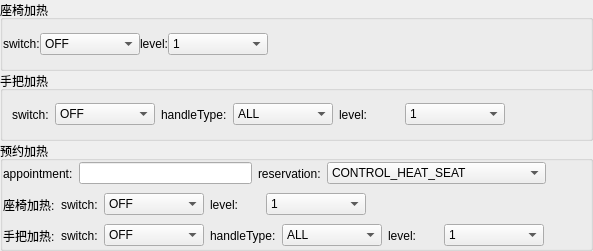
<?xml version="1.0" encoding="UTF-8"?>
<ui version="4.0">
 <class>SeatHeatForm</class>
 <widget class="QWidget" name="SeatHeatForm">
  <property name="geometry">
   <rect>
    <x>0</x>
    <y>0</y>
    <width>593</width>
    <height>251</height>
   </rect>
  </property>
  <property name="minimumSize">
   <size>
    <width>0</width>
    <height>0</height>
   </size>
  </property>
  <property name="maximumSize">
   <size>
    <width>593</width>
    <height>16777215</height>
   </size>
  </property>
  <property name="windowTitle">
   <string>Form</string>
  </property>
  <layout class="QVBoxLayout" name="verticalLayout_3">
   <property name="spacing">
    <number>0</number>
   </property>
   <property name="leftMargin">
    <number>0</number>
   </property>
   <property name="topMargin">
    <number>0</number>
   </property>
   <property name="rightMargin">
    <number>0</number>
   </property>
   <property name="bottomMargin">
    <number>0</number>
   </property>
   <item>
    <widget class="QGroupBox" name="groupBox_seatHeat">
     <property name="minimumSize">
      <size>
       <width>0</width>
       <height>0</height>
      </size>
     </property>
     <property name="title">
      <string>座椅加热</string>
     </property>
     <layout class="QVBoxLayout" name="verticalLayout_2">
      <property name="spacing">
       <number>0</number>
      </property>
      <property name="leftMargin">
       <number>0</number>
      </property>
      <property name="topMargin">
       <number>0</number>
      </property>
      <property name="rightMargin">
       <number>0</number>
      </property>
      <property name="bottomMargin">
       <number>0</number>
      </property>
      <item>
       <widget class="QWidget" name="widget_4" native="true">
        <property name="minimumSize">
         <size>
          <width>0</width>
          <height>0</height>
         </size>
        </property>
        <layout class="QHBoxLayout" name="horizontalLayout_6">
         <property name="spacing">
          <number>0</number>
         </property>
         <property name="leftMargin">
          <number>0</number>
         </property>
         <property name="topMargin">
          <number>0</number>
         </property>
         <property name="rightMargin">
          <number>0</number>
         </property>
         <property name="bottomMargin">
          <number>0</number>
         </property>
         <item>
          <widget class="QLabel" name="label">
           <property name="text">
            <string>switch:</string>
           </property>
          </widget>
         </item>
         <item>
          <widget class="QComboBox" name="comboBox_seat_h_switch">
           <property name="minimumSize">
            <size>
             <width>100</width>
             <height>0</height>
            </size>
           </property>
           <item>
            <property name="text">
             <string>OFF</string>
            </property>
           </item>
           <item>
            <property name="text">
             <string>ON</string>
            </property>
           </item>
          </widget>
         </item>
         <item>
          <widget class="QLabel" name="label_2">
           <property name="text">
            <string>level:</string>
           </property>
          </widget>
         </item>
         <item>
          <widget class="QComboBox" name="comboBox_seat_h_level">
           <property name="minimumSize">
            <size>
             <width>100</width>
             <height>0</height>
            </size>
           </property>
           <item>
            <property name="text">
             <string>1</string>
            </property>
           </item>
           <item>
            <property name="text">
             <string>2</string>
            </property>
           </item>
           <item>
            <property name="text">
             <string>3</string>
            </property>
           </item>
          </widget>
         </item>
         <item>
          <spacer name="horizontalSpacer">
           <property name="orientation">
            <enum>Qt::Horizontal</enum>
           </property>
           <property name="sizeHint" stdset="0">
            <size>
             <width>549</width>
             <height>20</height>
            </size>
           </property>
          </spacer>
         </item>
        </layout>
       </widget>
      </item>
     </layout>
    </widget>
   </item>
   <item>
    <widget class="QGroupBox" name="groupBox_HandleHeat">
     <property name="minimumSize">
      <size>
       <width>0</width>
       <height>0</height>
      </size>
     </property>
     <property name="title">
      <string>手把加热</string>
     </property>
     <layout class="QHBoxLayout" name="horizontalLayout_8">
      <property name="leftMargin">
       <number>0</number>
      </property>
      <property name="topMargin">
       <number>0</number>
      </property>
      <property name="rightMargin">
       <number>0</number>
      </property>
      <property name="bottomMargin">
       <number>0</number>
      </property>
      <item>
       <widget class="QWidget" name="widget_handle" native="true">
        <property name="minimumSize">
         <size>
          <width>0</width>
          <height>0</height>
         </size>
        </property>
        <layout class="QHBoxLayout" name="horizontalLayout_2">
         <item>
          <widget class="QLabel" name="label_3">
           <property name="text">
            <string>switch:</string>
           </property>
          </widget>
         </item>
         <item>
          <widget class="QComboBox" name="comboBox_handle_switch">
           <property name="minimumSize">
            <size>
             <width>100</width>
             <height>0</height>
            </size>
           </property>
           <item>
            <property name="text">
             <string>OFF</string>
            </property>
           </item>
           <item>
            <property name="text">
             <string>ON</string>
            </property>
           </item>
          </widget>
         </item>
         <item>
          <widget class="QLabel" name="label_4">
           <property name="text">
            <string>handleType:</string>
           </property>
          </widget>
         </item>
         <item>
          <widget class="QComboBox" name="comboBox_handle_type">
           <property name="minimumSize">
            <size>
             <width>100</width>
             <height>0</height>
            </size>
           </property>
           <item>
            <property name="text">
             <string>ALL</string>
            </property>
           </item>
           <item>
            <property name="text">
             <string>LEFT</string>
            </property>
           </item>
           <item>
            <property name="text">
             <string>RIGHT</string>
            </property>
           </item>
          </widget>
         </item>
         <item>
          <widget class="QLabel" name="label_5">
           <property name="minimumSize">
            <size>
             <width>60</width>
             <height>0</height>
            </size>
           </property>
           <property name="text">
            <string>level:</string>
           </property>
          </widget>
         </item>
         <item>
          <widget class="QComboBox" name="comboBox_handle_level">
           <property name="minimumSize">
            <size>
             <width>100</width>
             <height>0</height>
            </size>
           </property>
           <item>
            <property name="text">
             <string>1</string>
            </property>
           </item>
           <item>
            <property name="text">
             <string>2</string>
            </property>
           </item>
           <item>
            <property name="text">
             <string>3</string>
            </property>
           </item>
          </widget>
         </item>
         <item>
          <spacer name="horizontalSpacer_2">
           <property name="orientation">
            <enum>Qt::Horizontal</enum>
           </property>
           <property name="sizeHint" stdset="0">
            <size>
             <width>288</width>
             <height>20</height>
            </size>
           </property>
          </spacer>
         </item>
        </layout>
       </widget>
      </item>
     </layout>
    </widget>
   </item>
   <item>
    <widget class="QGroupBox" name="groupBox_HeatReserve">
     <property name="minimumSize">
      <size>
       <width>0</width>
       <height>0</height>
      </size>
     </property>
     <property name="title">
      <string>预约加热</string>
     </property>
     <layout class="QHBoxLayout" name="horizontalLayout">
      <property name="spacing">
       <number>0</number>
      </property>
      <property name="leftMargin">
       <number>0</number>
      </property>
      <property name="topMargin">
       <number>0</number>
      </property>
      <property name="rightMargin">
       <number>0</number>
      </property>
      <property name="bottomMargin">
       <number>0</number>
      </property>
      <item>
       <widget class="QWidget" name="widget_6" native="true">
        <property name="minimumSize">
         <size>
          <width>0</width>
          <height>0</height>
         </size>
        </property>
        <layout class="QVBoxLayout" name="verticalLayout">
         <property name="spacing">
          <number>6</number>
         </property>
         <property name="leftMargin">
          <number>0</number>
         </property>
         <property name="topMargin">
          <number>0</number>
         </property>
         <property name="rightMargin">
          <number>0</number>
         </property>
         <property name="bottomMargin">
          <number>0</number>
         </property>
         <item>
          <widget class="QWidget" name="widget_3" native="true">
           <property name="minimumSize">
            <size>
             <width>0</width>
             <height>25</height>
            </size>
           </property>
           <layout class="QHBoxLayout" name="horizontalLayout_3">
            <property name="spacing">
             <number>6</number>
            </property>
            <property name="leftMargin">
             <number>0</number>
            </property>
            <property name="topMargin">
             <number>0</number>
            </property>
            <property name="rightMargin">
             <number>0</number>
            </property>
            <property name="bottomMargin">
             <number>0</number>
            </property>
            <item>
             <widget class="QLabel" name="label_6">
              <property name="text">
               <string>appointment:</string>
              </property>
             </widget>
            </item>
            <item>
             <widget class="QLineEdit" name="lineEdit_reserve_appoint"/>
            </item>
            <item>
             <widget class="QLabel" name="label_7">
              <property name="text">
               <string>reservation:</string>
              </property>
             </widget>
            </item>
            <item>
             <widget class="QComboBox" name="comboBox_reservation_cmd">
              <item>
               <property name="text">
                <string>CONTROL_HEAT_SEAT</string>
               </property>
              </item>
              <item>
               <property name="text">
                <string>CONTROL_HEAT_HANDLERBAR</string>
               </property>
              </item>
             </widget>
            </item>
           </layout>
          </widget>
         </item>
         <item>
          <widget class="QWidget" name="widget_seatReserve" native="true">
           <property name="minimumSize">
            <size>
             <width>0</width>
             <height>25</height>
            </size>
           </property>
           <layout class="QHBoxLayout" name="horizontalLayout_4">
            <property name="spacing">
             <number>6</number>
            </property>
            <property name="leftMargin">
             <number>0</number>
            </property>
            <property name="topMargin">
             <number>0</number>
            </property>
            <property name="rightMargin">
             <number>0</number>
            </property>
            <property name="bottomMargin">
             <number>0</number>
            </property>
            <item>
             <widget class="QLabel" name="label_14">
              <property name="text">
               <string>座椅加热:</string>
              </property>
             </widget>
            </item>
            <item>
             <widget class="QLabel" name="label_8">
              <property name="text">
               <string>switch:</string>
              </property>
             </widget>
            </item>
            <item>
             <widget class="QComboBox" name="comboBox_reserve_seat_heat_switch">
              <property name="minimumSize">
               <size>
                <width>100</width>
                <height>0</height>
               </size>
              </property>
              <item>
               <property name="text">
                <string>OFF</string>
               </property>
              </item>
              <item>
               <property name="text">
                <string>ON</string>
               </property>
              </item>
             </widget>
            </item>
            <item>
             <widget class="QLabel" name="label_9">
              <property name="minimumSize">
               <size>
                <width>50</width>
                <height>0</height>
               </size>
              </property>
              <property name="text">
               <string>level:</string>
              </property>
             </widget>
            </item>
            <item>
             <widget class="QComboBox" name="comboBox_reserve_seart_level">
              <property name="minimumSize">
               <size>
                <width>100</width>
                <height>0</height>
               </size>
              </property>
              <item>
               <property name="text">
                <string>1</string>
               </property>
              </item>
              <item>
               <property name="text">
                <string>2</string>
               </property>
              </item>
              <item>
               <property name="text">
                <string>3</string>
               </property>
              </item>
             </widget>
            </item>
            <item>
             <spacer name="horizontalSpacer_4">
              <property name="orientation">
               <enum>Qt::Horizontal</enum>
              </property>
              <property name="sizeHint" stdset="0">
               <size>
                <width>40</width>
                <height>20</height>
               </size>
              </property>
             </spacer>
            </item>
           </layout>
          </widget>
         </item>
         <item>
          <widget class="QWidget" name="widget_handleReserve" native="true">
           <property name="minimumSize">
            <size>
             <width>0</width>
             <height>25</height>
            </size>
           </property>
           <layout class="QHBoxLayout" name="horizontalLayout_5">
            <property name="spacing">
             <number>6</number>
            </property>
            <property name="leftMargin">
             <number>0</number>
            </property>
            <property name="topMargin">
             <number>0</number>
            </property>
            <property name="rightMargin">
             <number>0</number>
            </property>
            <property name="bottomMargin">
             <number>0</number>
            </property>
            <item>
             <widget class="QLabel" name="label_13">
              <property name="text">
               <string>手把加热:</string>
              </property>
             </widget>
            </item>
            <item>
             <widget class="QLabel" name="label_11">
              <property name="text">
               <string>switch:</string>
              </property>
             </widget>
            </item>
            <item>
             <widget class="QComboBox" name="comboBox_reserve_handle_switch">
              <property name="minimumSize">
               <size>
                <width>100</width>
                <height>0</height>
               </size>
              </property>
              <item>
               <property name="text">
                <string>OFF</string>
               </property>
              </item>
              <item>
               <property name="text">
                <string>ON</string>
               </property>
              </item>
             </widget>
            </item>
            <item>
             <widget class="QLabel" name="label_12">
              <property name="text">
               <string>handleType:</string>
              </property>
             </widget>
            </item>
            <item>
             <widget class="QComboBox" name="comboBox_reserve_handle_type">
              <property name="minimumSize">
               <size>
                <width>100</width>
                <height>0</height>
               </size>
              </property>
              <item>
               <property name="text">
                <string>ALL</string>
               </property>
              </item>
              <item>
               <property name="text">
                <string>LEFT</string>
               </property>
              </item>
              <item>
               <property name="text">
                <string>RIGHT</string>
               </property>
              </item>
             </widget>
            </item>
            <item>
             <widget class="QLabel" name="label_10">
              <property name="minimumSize">
               <size>
                <width>50</width>
                <height>0</height>
               </size>
              </property>
              <property name="text">
               <string>level:</string>
              </property>
             </widget>
            </item>
            <item>
             <widget class="QComboBox" name="comboBox_reserve_handle_level">
              <property name="minimumSize">
               <size>
                <width>100</width>
                <height>0</height>
               </size>
              </property>
              <item>
               <property name="text">
                <string>1</string>
               </property>
              </item>
              <item>
               <property name="text">
                <string>2</string>
               </property>
              </item>
              <item>
               <property name="text">
                <string>3</string>
               </property>
              </item>
             </widget>
            </item>
            <item>
             <spacer name="horizontalSpacer_5">
              <property name="orientation">
               <enum>Qt::Horizontal</enum>
              </property>
              <property name="sizeHint" stdset="0">
               <size>
                <width>40</width>
                <height>20</height>
               </size>
              </property>
             </spacer>
            </item>
           </layout>
          </widget>
         </item>
        </layout>
       </widget>
      </item>
      <item>
       <spacer name="horizontalSpacer_3">
        <property name="orientation">
         <enum>Qt::Horizontal</enum>
        </property>
        <property name="sizeHint" stdset="0">
         <size>
          <width>82</width>
          <height>20</height>
         </size>
        </property>
       </spacer>
      </item>
     </layout>
    </widget>
   </item>
  </layout>
 </widget>
 <resources/>
 <connections/>
</ui>
